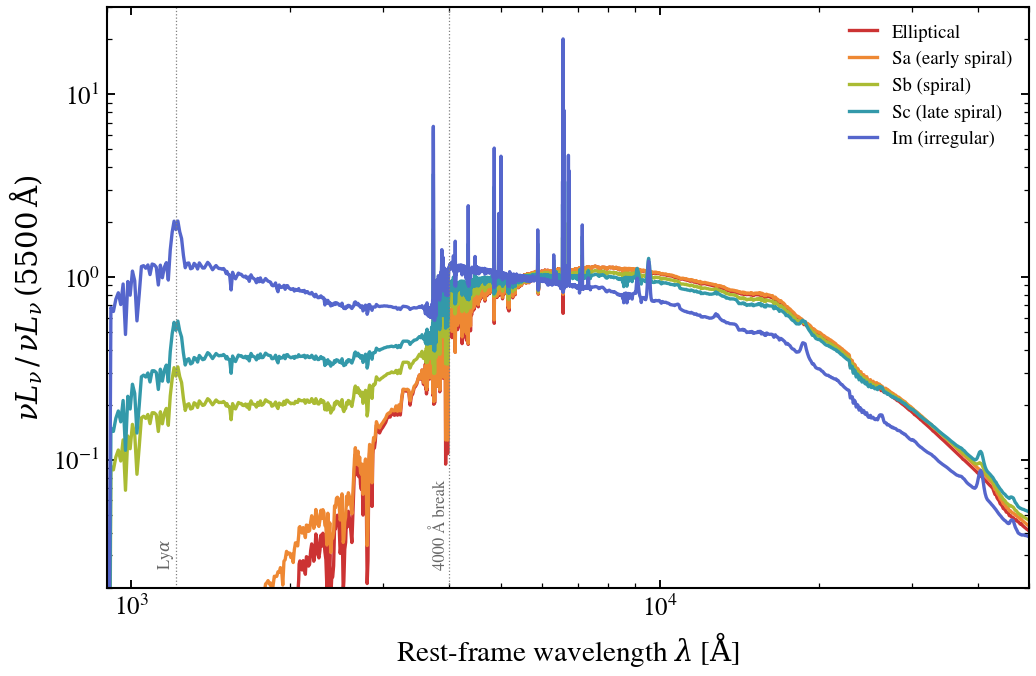

Reproduce this figure in Python.
"""
A morphological atlas: E, Sa, Sb, Sc, Im galaxy SEDs
=====================================================

The Coleman, Wu & Weedman 1980 spectral templates remain the textbook
illustration of how the integrated SED morphs along the Hubble sequence
— from quiescent ellipticals with deep 4000 Å breaks to gas-rich
irregulars dominated by ongoing star formation and nebular emission.

We synthesize the five canonical types within tengri using a single
parametric SFH (truncated skew-normal) and tune three knobs per type:
the SFH peak epoch, the SFH width, and the dust optical depth. The
emerging atlas shows the same chromatic ordering as Coleman+1980:
ellipticals are reddest at all wavelengths, irregulars dominate the UV.

References:

- Coleman, Wu & Weedman 1980, ApJS, 43, 393
- Kennicutt 1992, ApJS, 79, 255 (modern revision of the atlas)

"""

import os

from tengri.components.stellar.sfh.registry import SFH_REGISTRY

_PEAK_FRAC_LO, _PEAK_FRAC_HI = (
    SFH_REGISTRY["tsnorm"].params["sfh_tsnorm_peak_lbt_frac"].default.bounds
)

os.environ["TF_CPP_MIN_LOG_LEVEL"] = "2"  # suppress XLA/PjRt C++ INFO+WARNING logs

import warnings

import jax
import jax.numpy as jnp
import matplotlib.pyplot as plt
import numpy as np

import tengri
from tengri.plot import setup_style

setup_style()
warnings.filterwarnings("ignore", message=".*BakedInBackend.*")

# (label, peak_lbt_gyr, width_gyr, tau_diff, color)
ATLAS = [
    ("Elliptical", 9.0, 1.5, 0.05, "#cc3333"),
    ("Sa (early spiral)", 7.0, 2.0, 0.20, "#ee8833"),
    ("Sb (spiral)", 5.0, 2.5, 0.35, "#aabb33"),
    ("Sc (late spiral)", 3.0, 2.5, 0.50, "#3399aa"),
    ("Im (irregular)", 1.0, 2.0, 0.10, "#5566cc"),
]

ssp = tengri.load_ssp()
AGE_Z0 = float(tengri.cosmology.age_at_z0())  # Gyr, the age of the universe at z = 0
model = tengri.SEDModel.build(
    ssp,
    sfh={
        "type": "tsnorm",
        "all_params": tengri.Fixed(tengri.DEFAULT),
        "peak_lbt_frac": tengri.Uniform(_PEAK_FRAC_LO, _PEAK_FRAC_HI),
        "width_gyr": tengri.Uniform(0.1, 5.0),
        "log_total_mass": 10.0,
        "skew": 0.0,
        "trunc": 13.5,
    },
    dust_attenuation={
        "law": "power_law",
        "type": "two_component",
        "all_params": tengri.Fixed(tengri.DEFAULT),
        "tau_diff": tengri.Uniform(0.0, 2.0),
        "tau_bc": 0.3,
        "slope": -0.7,
    },
    redshift=tengri.Fixed(0.0),
)
baseline = dict(model.spec.sample(jax.random.PRNGKey(0)))

C_AA_PER_S = 2.998e18
fig, ax = plt.subplots(figsize=(7.2, 4.8))
for label, peak, width, tau, color in ATLAS:
    params = {
        **baseline,
        "sfh_tsnorm_peak_lbt_frac": jnp.float64(peak / AGE_Z0),
        "sfh_tsnorm_width_gyr": jnp.float64(width),
        "dust_tau_diff": jnp.float64(tau),
    }
    out = model.predict(params)
    wave = np.asarray(model.wavelengths)
    nu = C_AA_PER_S / wave
    nu_l_nu = nu * np.asarray(out.rest_sed())
    # Normalize each spectrum to its 5500 Å value so the chromatic
    # ordering — not the absolute luminosity — reads cleanly.
    norm = nu_l_nu[np.argmin(np.abs(wave - 5500.0))]
    ax.loglog(wave, nu_l_nu / norm, color=color, lw=1.6, label=label)

ax.axvline(4000, color="0.5", lw=0.6, ls=":")
ax.text(4000, 0.025, "4000 Å break", color="0.4", fontsize=8, rotation=90, va="bottom", ha="right")
ax.axvline(1216, color="0.5", lw=0.6, ls=":")
ax.text(1216, 0.025, r"Ly$\alpha$", color="0.4", fontsize=8, rotation=90, va="bottom", ha="right")
ax.set_xlim(900, 5e4)
ax.set_ylim(2e-2, 30.0)
ax.set_xlabel(r"Rest-frame wavelength $\lambda$ [$\mathrm{\AA}$]")
ax.set_ylabel(r"$\nu L_\nu\,/\,\nu L_\nu\,(5500\,\mathrm{\AA})$")
ax.legend(frameon=False, fontsize=9, loc="upper right")

fig.tight_layout()
plt.savefig("plot_usecase_hubble_sequence.png", dpi=150, bbox_inches="tight")
